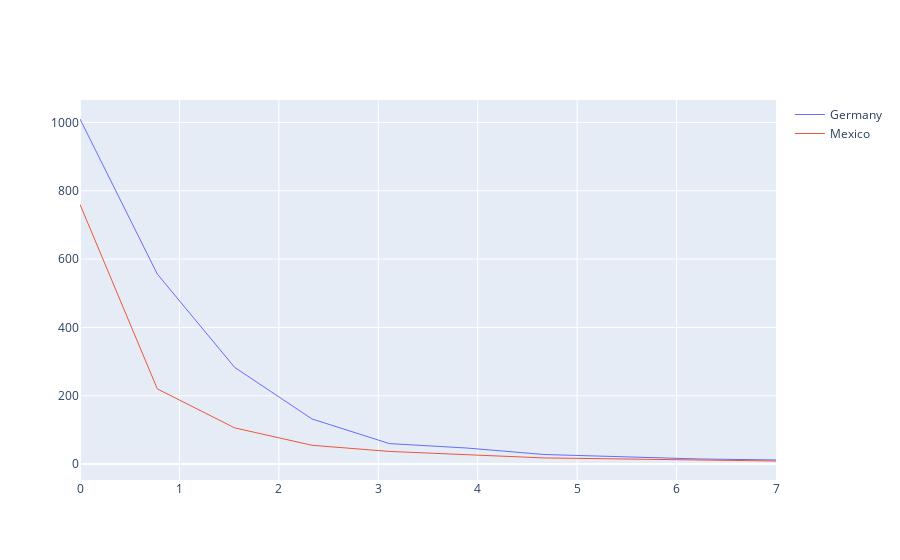

The cell this chart's notebook holds for it:
### Code cell
fig = go.Figure([
    go.Scatter(
        name='Germany',
        x=x,
        y=list(map(lambda x: count_products(x,rca_df[rca_df.exporter == "Germany"]), x)),
        mode='lines',
        #marker=dict(color='red'),
        line=dict(width=1),
        showlegend=True
    ),
    go.Scatter(
        name='Mexico',
        x=x,
        y=list(map(lambda x: count_products(x,rca_df[rca_df.exporter == "Mexico"]), x)),
        mode='lines',
        #marker=dict(color="#444"),
        line=dict(width=1),
        showlegend=True
    )])

fig.show()

### Figure 1 — Plotly figure (JSON) as saved in the notebook; plotly's stock layout.template omitted (floating-point values rounded to 4 significant figures)
{"data": [{"line": {"width": 1}, "mode": "lines", "name": "Germany", "showlegend": true, "type": "scatter", "x": [0, 0.7778, 1.556, 2.333, 3.111, 3.889, 4.667, 5.444, 6.222, 7], "y": [1010, 556, 283, 132, 60, 47, 28, 21, 15, 12]}, {"line": {"width": 1}, "mode": "lines", "name": "Mexico", "showlegend": true, "type": "scatter", "x": [0, 0.7778, 1.556, 2.333, 3.111, 3.889, 4.667, 5.444, 6.222, 7], "y": [760, 220, 106, 55, 37, 28, 18, 15, 11, 9]}], "layout": {}}
